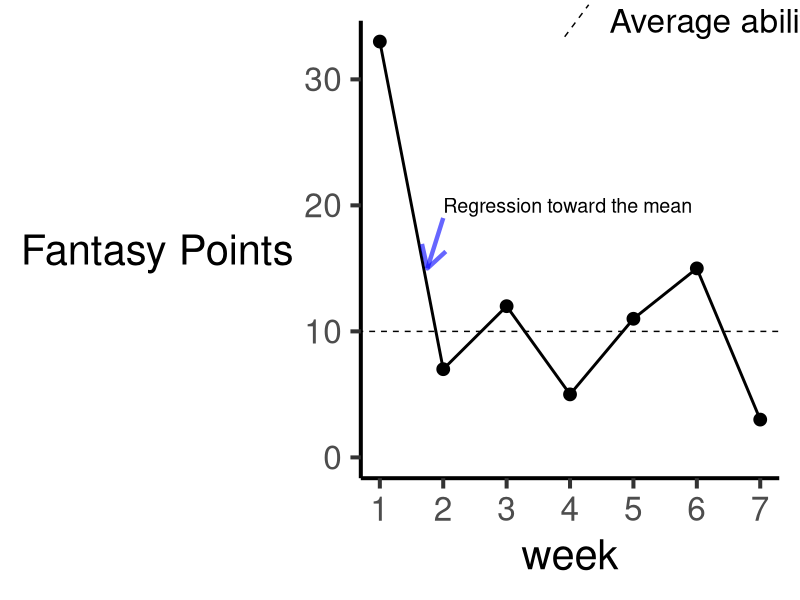
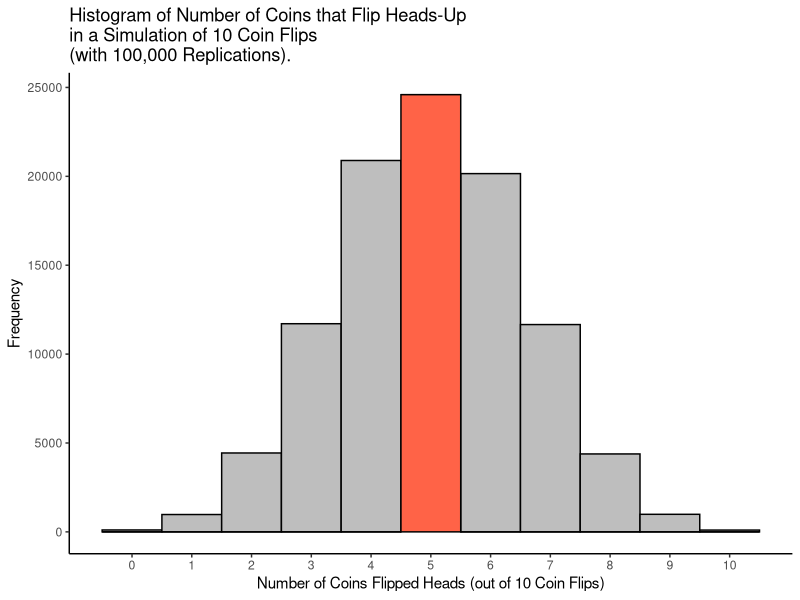

Here is the R script that generated these plots, in order:
## ---- chunk 1
library("tidyverse")
## ---- chunk 2
#| label: fig-regressionToMean
#| fig-cap: "Regression to the Mean."
#| fig-alt: "Regression to the Mean."
#| fig-width: 10
#| fig-height: 6
#| fig-align: center
#| code-fold: true

mydata <- data.frame(
  week = 1:7,
  fantasyPoints = c(33,7,12,5,11,15,3)
)

ggplot(
  data = mydata,
  mapping = aes(
    x = week,
    y = fantasyPoints
  )
) + 
  geom_point(
    size = 4
  ) +
  geom_line(
    linewidth = 1
  ) +
  geom_abline(
    aes(
      intercept = 10,
      slope = 0,
      linetype = "Average ability"
    ),
  ) +
  scale_linetype_manual(values = "dashed") +
  coord_cartesian(
    ylim = c(0, NA)) +
  scale_x_continuous(
    breaks = 1:7
  ) +
  labs(
    y = "Fantasy Points",
    #title = "Regression to the Mean",
    linetype = NULL
  ) +
  annotate(
    "segment",
    x = 2,
    xend = 1.75,
    y = 19,
    yend = 15,
    color = "blue",
    linewidth = 1.5,
    alpha = 0.6,
    arrow = arrow()) +
  annotate(
    "text",
    x = 2,
    y = 20,
    label = "Regression toward the mean",
    hjust = 0, # left-justify
    size = 5) +
  theme_classic(base_size = 30) +
  theme(
    axis.title.y = element_text(angle = 0, vjust = 0.5),
    legend.position = "inside",
    legend.position.inside = c(0.8, 1))
## ---- chunk 3
dbinom(
  x = 5,     # number of coins that flip heads-up
  size = 10, # how many times you flip a coin
  prob = 0.5 # probability of a coin flipping heads-up (i.e., fair coin = 50%)
)
## ---- chunk 4
#| label: fig-simulationOf10CoinFlips
#| fig-cap: "Histogram of Number of Coins that Flip Heads-Up in a Simulation of 10 Coin Flips (with 100,000 Replications)."
#| fig-alt: "Histogram of Number of Coins that Flip Heads-Up in a Simulation of 10 Coin Flips (with 100,000 Replications)."
#| code-fold: true

set.seed(52242)

smallNumFlips <- 10
largeNumFlips <- 1000000
numSimulations <- 100000

numHeadsSmallNumFlips <- rbinom(
  n = numSimulations,
  size = smallNumFlips,
  prob = .5
)

numHeadsLargeNumFlips <- rbinom(
  n = numSimulations,
  size = largeNumFlips,
  prob = .5
)

simulationOfFlippingCoins <- data.frame(
  numHeadsSmallNumFlips = numHeadsSmallNumFlips,
  numHeadsLargeNumFlips = numHeadsLargeNumFlips
)

simulationOfFlippingCoins <- simulationOfFlippingCoins %>% 
  mutate(
    proportionHeadsSmallNumFlips = numHeadsSmallNumFlips / smallNumFlips,
    proportionHeadsLargeNumFlips = numHeadsLargeNumFlips / largeNumFlips,
    highlight = ifelse(numHeadsSmallNumFlips == 5, "yes", "no"),
    extremeSmallNumFlips = ifelse(proportionHeadsSmallNumFlips <= 0.2 | proportionHeadsSmallNumFlips >= 0.8, TRUE, FALSE),
    extremeLargeNumFlips = ifelse(proportionHeadsLargeNumFlips <= 0.2 | proportionHeadsLargeNumFlips >= 0.8, TRUE, FALSE),
  )

ggplot2::ggplot(
  data = simulationOfFlippingCoins,
  mapping = aes(
    x = numHeadsSmallNumFlips,
    fill = highlight)
) +
  geom_histogram(
    color = "#000000",
    bins = 11
  ) +
  scale_x_continuous(
    breaks = 0:10
  ) +
  scale_fill_manual(
    values = c(
      "yes" = "tomato",
      "no" = "gray")
  ) +
  labs(
    x = "Number of Coins Flipped Heads (out of 10 Coin Flips)",
    y = "Frequency",
    title = "Histogram of Number of Coins that Flip Heads-Up\nin a Simulation of 10 Coin Flips\n(with 100,000 Replications)."
  ) +
  theme_classic() +
  theme(legend.position = "none")
## ---- chunk 5
dbinom(
  x = c(0:4, 6:10),
  size = 10,
  prob = 0.5
) %>% sum()
## ---- chunk 6
prop.table(table(simulationOfFlippingCoins$extremeSmallNumFlips))
## ---- chunk 7
prop.table(table(simulationOfFlippingCoins$extremeLargeNumFlips))
## ---- chunk 8
sessionInfo()
